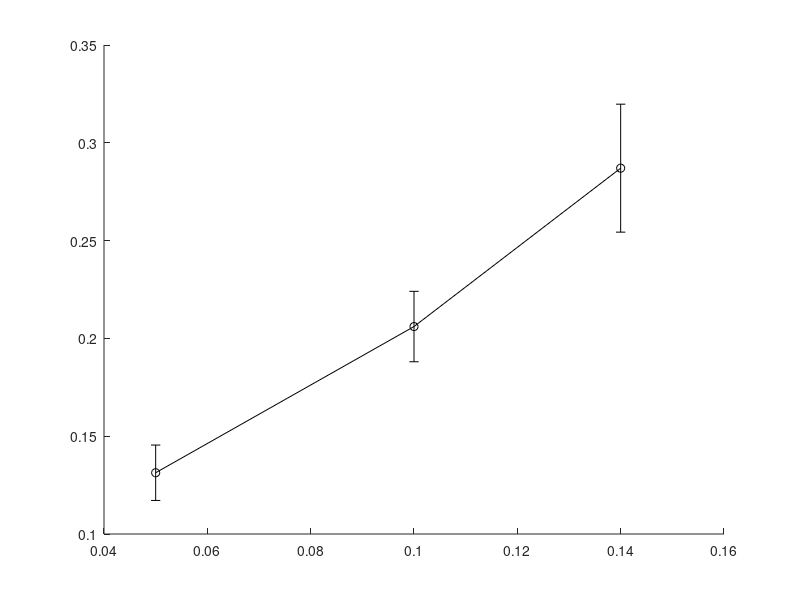

MATLAB code for this plot: (Note: this script raises an error after producing the figure.)
%% Plot Number of Cells per mL
dat=[
86  131 77  93  139 101 140 113 150 
13   34 31  17  36   47  23  33  57 ];

c = dat(2,:) ./ sum( dat );
error_barr = c .* dat(1,:).^-0.5;
%%
Marker = { 'linewidth', 4, 'MarkerSize', 6, 'MarkerFaceColor' };

gr = [ 0.05 0.1 0.14 ];
%fig
errorbar( gr, c(1:3), error_barr(1:3), 'ko-', Marker{:}, 'k' ); hold on 
errorbar( gr, c(4:6), error_barr(4:6), 'ro-', Marker{:}, 'r' );
errorbar( gr, c(7:9), error_barr(7:9), 'go-', Marker{:}, 'g' );

xlim( [0.04 .15] );
set( gca, 'Xtick', gr,  'XtickLabel', gr );
set( gca, 'FontWeight', 'Bold', 'FontSize', 14 );

h(1) = xlabel( 'Growth Rate, $h^{-1}$' );    
h(2) = ylabel( 'Fraction of Budded Cells' );   
hh = legend( 'Ethanol Limitation',...
               'Nitrogen Limitation',...
               'Phosphate Limitation',...
               'Location', 'North'  );
sett( hh, 16 );           
set( hh, 'box', 'off' );           
sett(h, 20);           
%set(h, 'fontsize', 20, 'FontWeight', 'bold');
%%
pdf( 'Bud_Index', [9 5] );
png( 'Bud_Index', [9 5] );
